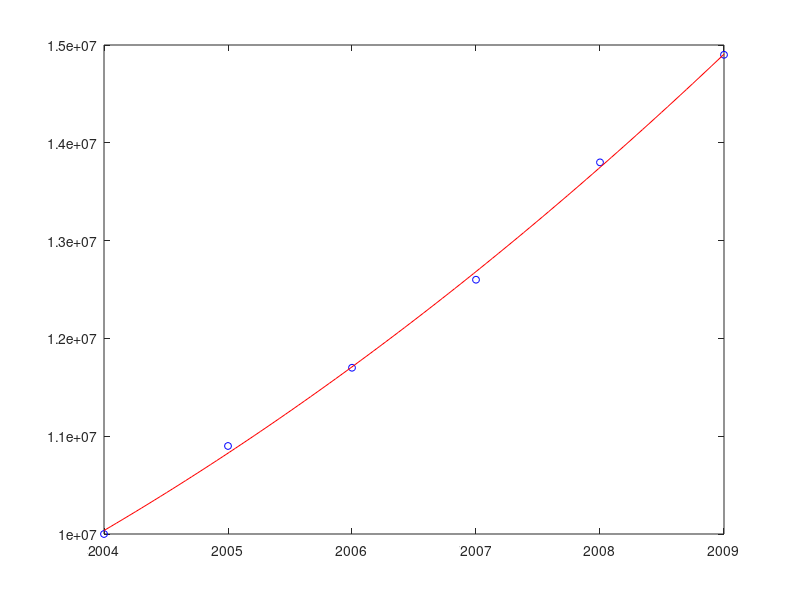

Source code (MATLAB):
years = [2004, 2005, 2006, 2007, 2008, 2009];
population = [10, 10.9, 11.7, 12.6, 13.8, 14.9] * 1e6; 
p = polyfit(years([1,2,4,5,6]), population([1,2,4,5,6]), 2); 
years_fit = linspace(2004, 2009, 100);
population_fit = polyval(p, years_fit);
figure;
plot(years, population, 'o', 'MarkerSize', 5, 'MarkerEdgeColor', 'b', 'MarkerFaceColor', 'none');
hold on;
plot(years_fit, population_fit, '-r', 'LineWidth', 0.5);
xticks = 2004:2009;
set(gca, 'XTick', xticks);
target_population = 20.03 * 1e6;
year_double = roots([p(1), p(2), p(3) - target_population]);
year_double = year_double(year_double >= 2004);  
fprintf('t=\n\t\t%.2f', year_double);
hold off;
